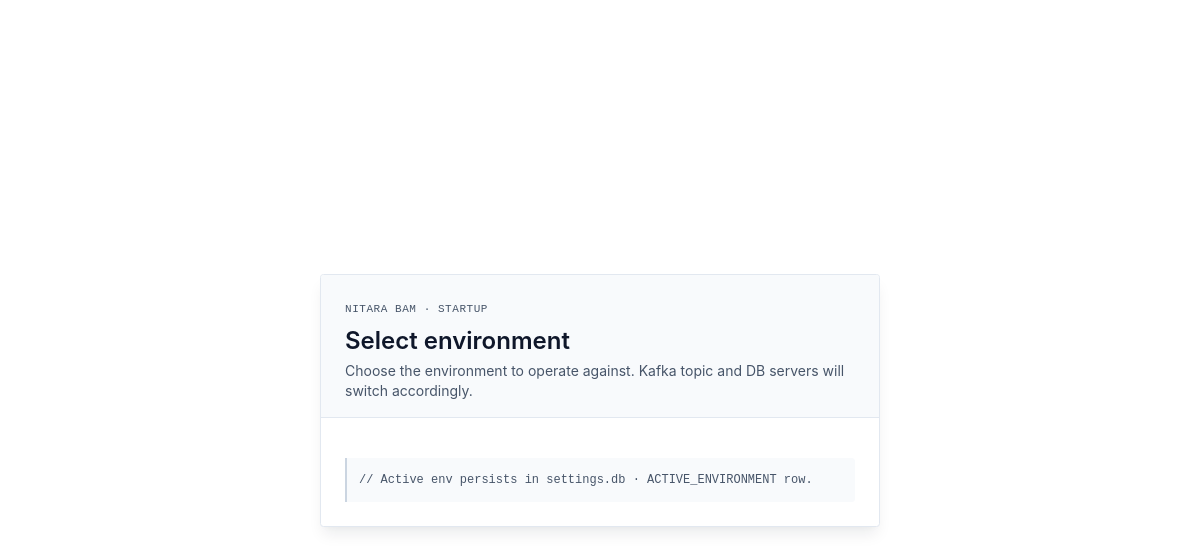
The app's page /select-environment, older data.
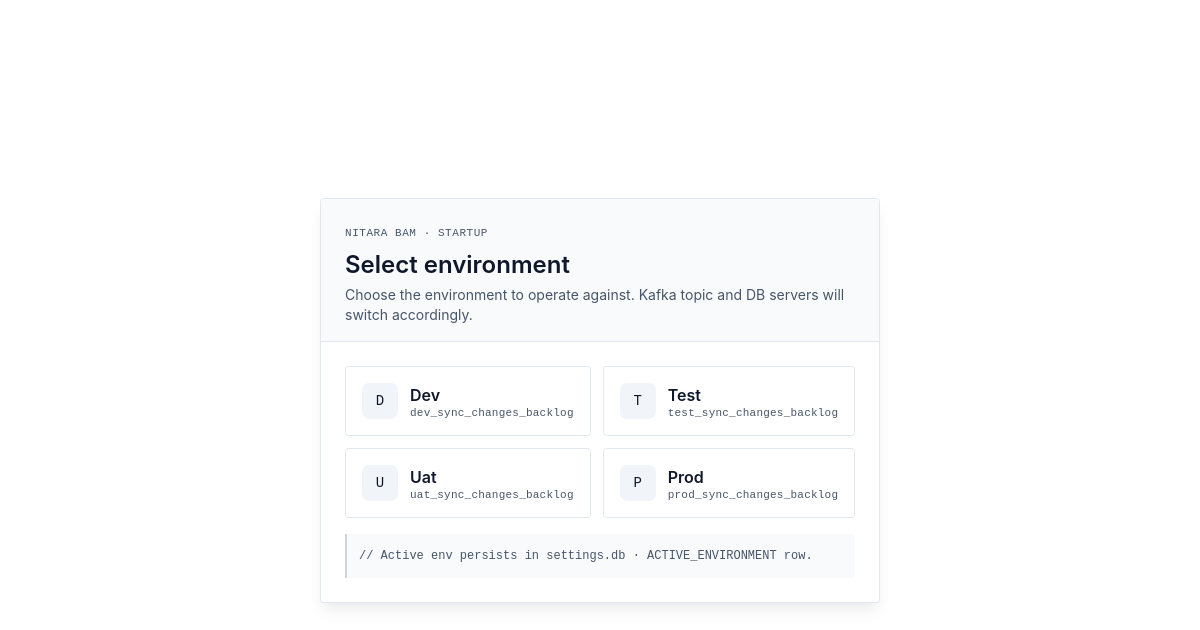
The same page, newer data.
### tables this page shows
CREATE TABLE Environments (
                display_name VARCHAR PRIMARY KEY NOT NULL,
                value VARCHAR NOT NULL UNIQUE,
                kafka_brokers VARCHAR,
                kafka_clustered VARCHAR NOT NULL DEFAULT 'false',
                settings_json VARCHAR NOT NULL DEFAULT '{}'
            );

### app.py (the view)
@app.route('/select-environment', methods=['GET', 'POST'])
def select_environment():
    if request.method == 'POST':
        chosen = (request.form.get('env') or '').strip().lower()
        env = settings_db.get_environment(chosen)
        if env:
            settings_db.set_active_environment(chosen)
            return redirect(url_for('dashboard'))
    environments = settings_db.list_environments()
    return render_template('env-selector.html', environments=environments)

### app.py (called while the page is built, shortened)
def _resolve_active_environment():
    override = request.args.get('env') if request else None
    if override:
        env = settings_db.get_environment(override)
        if env:
            return env
    active = settings_db.get_active_environment()
    if active:
        return active
    envs = settings_db.list_environments()
    return envs[0] if envs else None

@app.context_processor
def inject_environment():
    return {'active_environment': _resolve_active_environment()}

@app.before_request
def require_environment():
    if request.path in ('/select-environment', '/health'):
        return None

### templates/env-selector.html (shortened to what this page needs)
<!DOCTYPE html>
<html lang="en">
<head>
</head>
<body>
    <div class="env-shell">
        <div class="env-panel">
            <div class="env-header">
                <div class="env-eyebrow">Nitara BAM · Startup</div>
                <h1 class="env-title">Select environment</h1>
                <p class="env-subtitle">Choose the environment to operate against. Kafka topic and DB servers will switch accordingly.</p>
            </div>
            <form method="POST" action="/select-environment">
                <div class="env-body">
                    <div class="env-grid">
                        {% for env in environments %}
                        <button type="submit" name="env" value="{{ env.value }}" class="env-card">
                            <span class="env-card-badge">{{ env.display_name[0] }}</span>
                            <span class="env-card-text">
                                <span class="env-card-name">{{ env.display_name }}</span>
                                <span class="env-card-meta">{{ env.value }}_sync_changes_backlog</span>
                            </span>
                        </button>
                        {% endfor %}
                    </div>
                    <div class="env-footnote">
                        // Active env persists in settings.db · ACTIVE_ENVIRONMENT row.
                    </div>
                </div>
            </form>
        </div>
    </div>
</body>
</html>

### templates/env-selector.html (style rules this page uses)
:root { --bg: #ffffff; --surface: #f8fafc; --surface-2: #f1f5f9; --border: #e2e8f0; --border-strong: #cbd5e1; --on-surface: #0f172a; --on-surface-muted: #475569; --primary: #3b82f6; --primary-hover: #2563eb; --on-primary: #ffffff; --primary-tint: #eff6ff; --radius: 0.25rem; --shadow-pop: 0 10px 15px -3px rgba(15, 23, 42, 0.08), 0 4px 6px -4px rgba(15, 23, 42, 0.04); }
* { margin: 0; padding: 0; box-sizing: border-box; }
html, body { height: 100%; background: var(--bg); color: var(--on-surface); font-family: 'Inter', system-ui, -apple-system, 'Segoe UI', sans-serif; font-size: 14px; line-height: 20px; -webkit-font-smoothing: antialiased; }
.env-shell { display: flex; min-height: 100vh; align-items: center; justify-content: center; padding: 32px 16px; background: var(--bg); }
.env-panel { width: 100%; max-width: 560px; background: var(--bg); border: 1px solid var(--border); border-radius: var(--radius); box-shadow: var(--shadow-pop); overflow: hidden; }
.env-header { padding: 24px 24px 16px 24px; border-bottom: 1px solid var(--border); background: var(--surface); }
.env-eyebrow { font-family: 'JetBrains Mono', 'SF Mono', Consolas, monospace; font-size: 11px; letter-spacing: 0.05em; color: var(--on-surface-muted); text-transform: uppercase; margin-bottom: 6px; }
.env-title { font-family: 'Hanken Grotesk', 'Inter', sans-serif; font-size: 24px; font-weight: 600; line-height: 32px; color: var(--on-surface); }
.env-subtitle { margin-top: 4px; color: var(--on-surface-muted); font-size: 14px; }
.env-body { padding: 24px; }
.env-grid { display: grid; grid-template-columns: repeat(2, 1fr); gap: 12px; }
.env-card { display: flex; align-items: center; gap: 12px; padding: 16px; background: var(--bg); border: 1px solid var(--border); border-radius: var(--radius); cursor: pointer; transition: border-color 120ms ease, background-color 120ms ease; font-family: inherit; color: inherit; text-align: left; width: 100%; }
.env-card-badge { display: inline-flex; align-items: center; justify-content: center; width: 36px; height: 36px; border-radius: 0.5rem; background: var(--surface-2); font-family: 'JetBrains Mono', monospace; font-size: 14px; font-weight: 500; color: var(--on-surface); flex-shrink: 0; }
.env-card-text { display: flex; flex-direction: column; min-width: 0; }
.env-card-name { font-size: 16px; font-weight: 600; color: var(--on-surface); line-height: 24px; }
.env-card-meta { font-family: 'JetBrains Mono', monospace; font-size: 11px; color: var(--on-surface-muted); letter-spacing: 0.02em; }
.env-footnote { margin-top: 16px; padding: 12px; background: var(--surface); border-left: 2px solid var(--border-strong); border-radius: 0 var(--radius) var(--radius) 0; font-family: 'JetBrains Mono', monospace; font-size: 12px; color: var(--on-surface-muted); }

Row changes from the older to the newer data that the page shows:
added Environments: display_name "D", display_name "Dev", value "dev"
added Environments: display_name "T", display_name "Test", value "test"
added Environments: display_name "U", display_name "Uat", value "uat"
added Environments: display_name "P", display_name "Prod", value "prod"
